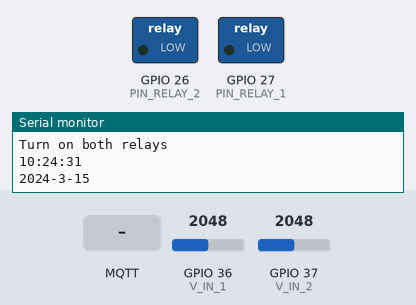
A sketch run on a simulated ESP32. Shown: switched loads named in the sketch (green lamp = pin HIGH), the last lines printed to the serial monitor. The inputs (shaded band) are chosen by the test bench; at power-on: GPIO 36 (V_IN_1) = 2048, GPIO 37 (V_IN_2) = 2048. WiFi joins after 1.5 s; servers stay silent unless stated; network time is answered at once with the bench clock; the local clock reads 2024-03-15 10:24:30 at power-on unless the sketch sets it; no MQTT or app messages arrive unless stated.

Above: at 2.7 s.
2.8 s: MQTT message "5" arrives on the first subscribed topic
At 12.9 s:
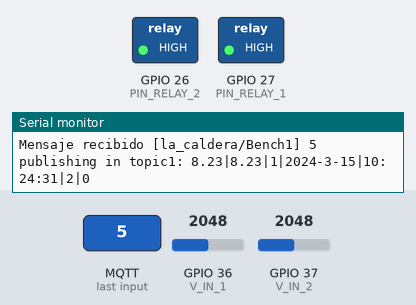
18.1 s: MQTT message "on" arrives on the first subscribed topic
Timing chart, 0 to 43.1 s (numbered marks = the images above; inputs shaded):
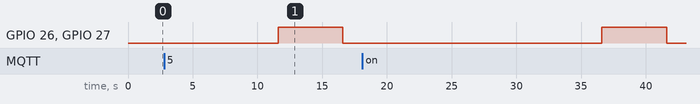

The sketch:

calderaV3_no_firebase.ino
```cpp
#include <WiFi.h>
#include <PubSubClient.h>


//RELAY
#define PIN_RELAY_1  27 // The ESP32 pin GPIO27 connected to the IN1 pin of relay module
#define PIN_RELAY_2  26 // The ESP32 pin GPIO26 connected to the IN2 pin of relay module
//:::::::::::::::

//WiFi connection
WiFiClient esp32Client;
#define ssid "caldera staff"
#define password "LCStaff20+&"

//sensor voltaje:::::::::::::
#define V_IN_1  36  //  PIN GPIO36  SENSOR
#define V_IN_2  37  //  PIN GPIO037
#define REF_VOLTAGE    3.3
#define ADC_RESOLUTION 4096.0
#define R1             29800.0 // resistor values in voltage sensor (in ohms)
#define R2               7470.0  // resistor values in voltage sensor (in ohms)

//hora fecha :::::::::::::::::::::::::
#include <NTPClient.h>
#include <TimeLib.h>
//server works with UDP protocol
WiFiUDP ntpUDP;
//page of the server
NTPClient timeClient(ntpUDP, "pool.ntp.org");

//date related variables
unsigned long epochTime;
String currentTime ="";
int currentYear;
int currentMonth;
int currentDay;
String currentDate;

//:::::::::::::::

//mqtt server connection
PubSubClient mqttClient(esp32Client);
#define server "34.66.172.243"
#define port 1883
const char* topic1 = "la_caldera/Bench1";
const char* topic2 = "la_caldera/Bench2";
const char* topic_disp = "dispositivos";
const char* topic_clientes = "clientes";

//mqtt callback function
String resultS = "";
int var = 0;

//functions declaration
void wifiInit();
void callback(char*,byte*,unsigned int);
void reconnect();

// TBL_LOGGER
float voltaje_panel = 12.59;
float voltaje_bateria = 13.05; // Corrected typo from "FOAT" to "FLOAT"
int clave_disp = 1;
String date = ""; // Using String to represent date
String time_ = ""; // Using String to represent time
int folio = clave_disp + 1;
bool usuario_cargando = false; // BOOLEAN type in Arduino

String voltaje_panelS;
String voltaje_bateriaS;
String clave_dispS;
String folioS;
String usuario_cargandoS;

String concatenated;
void setup() {
  Serial.begin(115200);  // Initialize serial communication at 115200 baud
  //wifi connection
  delay(10);
  wifiInit();
  //mqtt server connection
  mqttClient.setServer(server, port);
  mqttClient.setKeepAlive(360);
  mqttClient.setCallback(callback);

  //SENSOR VOLTAJE:::
   // set the ADC attenuation to 11 dB (up to ~3.3V input)
  analogSetAttenuation(ADC_11db);
  //:::::::::::::::::::::::::::

  //obtener hora::::::::::::::::::
    timeClient.begin();
  while (WiFi.status() != WL_CONNECTED) {
    delay(500);
    Serial.print(".");
  }
  timeClient.begin();
  timeClient.setTimeOffset(-21600); //para llegar a una zona horaria GMT-6

  //RELAY
  pinMode(PIN_RELAY_1, OUTPUT);
  pinMode(PIN_RELAY_2, OUTPUT);
  //::::::::::::


}

void loop() {
  //hora::::::::::::::::::::::
  timeClient.update();
  //time
  currentTime = timeClient.getFormattedTime();
  Serial.println(currentTime);
  //date
  epochTime = timeClient.getEpochTime();

  currentYear = year(epochTime);
  currentMonth = month(epochTime);
  currentDay = day(epochTime);

  currentDate = String(currentYear) + "-" + String(currentMonth) + "-" + String(currentDay);

  Serial.println(currentDate);
  String date = currentDate; // Using String to represent date
  String time_ = currentTime;
  //FIN HORA::::::::::::::::::::


  // :::::::::::SENSOR VOLTAJE

  //read the analog input 1
  int adc_value = analogRead(V_IN_1);

  // determine voltage at adc input
  float voltage_adc = ((float)adc_value * REF_VOLTAGE) / ADC_RESOLUTION;

  // calculate voltage at the sensor input
  float voltage_in1 = voltage_adc * (R1 + R2) / R2;

  //read the analog input 1
  adc_value = analogRead(V_IN_2);

  // determine voltage at adc input
  voltage_adc = ((float)adc_value * REF_VOLTAGE) / ADC_RESOLUTION;

  // calculate voltage at the sensor input
  float voltage_in2 = voltage_adc * (R1 + R2) / R2;

  //fin voltaje


    delay(10000);

    if (!mqttClient.connected()) {
      reconnect();
    }
    //maintain alive the connection and poll for more incoming messages
    mqttClient.loop();

    /*
    //it publishes to the dispositivos table just one to register
    mqttClient.publish(topic_disp,"0|4321|2024-08-10|0001|62.5|84.1",false);

    //it publishes to clientes one time just to register
    delay(10000);
    mqttClient.publish(topic_clientes,"0002|la_caldera|2024-08-10",false);
    */


  //set initial mqtt connection
  if (!mqttClient.connected()) {
    reconnect();
  }
  //maintain alive the connection and poll for more incoming messages
  mqttClient.loop();

  voltaje_panelS = String(voltage_in1);
  voltaje_bateriaS = String(voltage_in2);
  clave_dispS = String(clave_disp);
  folioS = String(folio);
  usuario_cargandoS = String(usuario_cargando);

  concatenated = voltaje_panelS + "|" + voltaje_bateriaS + "|" + clave_dispS + "|" + date + "|" + time_ + "|" + folioS + "|" + usuario_cargandoS;

  //retain set to TRUE
  mqttClient.publish(topic1,concatenated.c_str(),false);
  Serial.println("publishing in topic1: " + concatenated);

  folio = folio + 1;

  digitalWrite(PIN_RELAY_1, HIGH);
  digitalWrite(PIN_RELAY_2, HIGH);
  delay(5000);

  Serial.println("Turn off both relays");
  digitalWrite(PIN_RELAY_1, LOW);
  digitalWrite(PIN_RELAY_2, LOW);

  delay(10000);
  //delay(10000);

}

void wifiInit() {
  Serial.println("Entrando a función WifiInit");
  Serial.print("Conectándose a ");
  Serial.println(ssid);

  WiFi.begin(ssid, password);

  while (WiFi.status() != WL_CONNECTED) {
    Serial.print(".");
      delay(500);
  }
  Serial.println("");
  Serial.println("Conectado a WiFi");
  Serial.println("Dirección IP: ");
  Serial.println(WiFi.localIP());
  Serial.println("Turn on both relays");


  }

void callback(char* topic, byte* payload, unsigned int length) {
  Serial.println("entrando en función callbak");
  Serial.print("Mensaje recibido [");
  Serial.print(topic);
  Serial.print("] ");

  char payload_string[length + 1];

  int resultI;

  memcpy(payload_string, payload, length);
  payload_string[length] = '\0';
  resultI = atoi(payload_string);

  var = resultI;

  resultS = "";

  for (int i=0;i<length;i++) {
    resultS= resultS + (char)payload[i];
  }
  Serial.println(resultS);
}

void reconnect() {
  while (!mqttClient.connected()) {
    Serial.print("Intentando conectarse MQTT...");

    if (mqttClient.connect("arduinoClient")) {
      Serial.println("Conectado");

      mqttClient.subscribe(topic1);
      //mqttClient.subscribe(topic2);

    } else {
      Serial.print("Fallo, rc=");
      Serial.print(mqttClient.state());
      Serial.println(" intentar de nuevo en 5 segundos");
      // Wait 5 seconds before retrying
      delay(5000);
    }
  }
}
```
